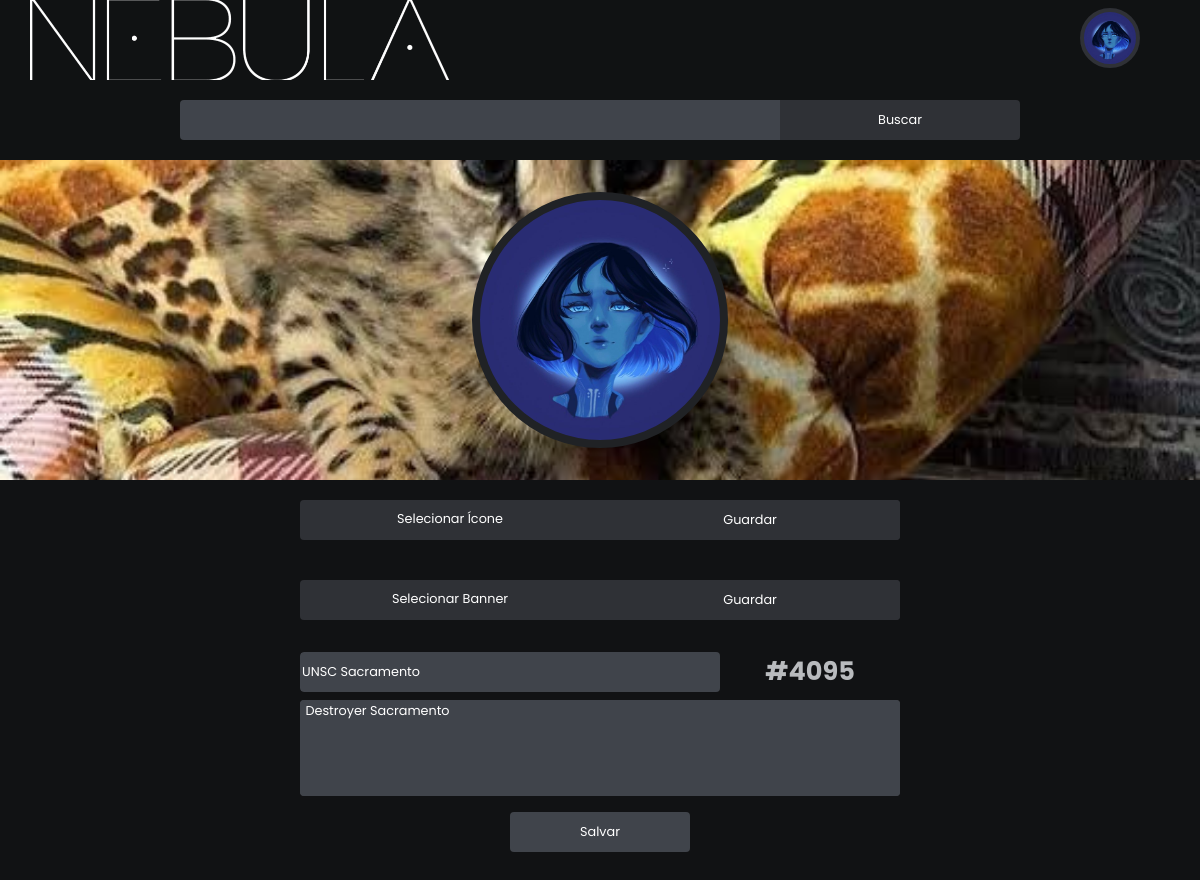
The app's page /editarperfil.php (signed in) with its own data.
### tables this page shows
CREATE TABLE `users` (
  `id` int(16) unsigned NOT NULL DEFAULT 0,
  `usuario` varchar(16) NOT NULL DEFAULT 'Nulo',
  `uid` varchar(4) NOT NULL DEFAULT '1000',
  `bio` varchar(450) DEFAULT 'T2zDoSwgZXUgc291IG5vdm8oYSkgbm8gTmVidWxhIQ==',
  `icon` varchar(20) NOT NULL DEFAULT 'df.png',
  `banner` varchar(20) NOT NULL DEFAULT 'df.jpg',
  `seguindo` int(10) unsigned NOT NULL DEFAULT 0,
  `seguidores` int(10) unsigned NOT NULL DEFAULT 0,
  `tipo` int(1) unsigned NOT NULL DEFAULT 0,
  PRIMARY KEY (`id`)
);

### editarperfil.php (the view, shortened to what this page needs)
<?php
include ("php/conexao.php");
$id = $_SESSION['id'];
$sql = "select * from users where id='$id'";
$result=mysqli_query($conn,$sql);
while($tabela=mysqli_fetch_array($result))
{
$usuario = $tabela["usuario"];
$uid = $tabela["uid"];
$bio = base64_decode($tabela["bio"]);
$banner = $tabela["banner"];
$icon = $tabela["icon"];
}
?>
<!DOCTYPE html>
<html lang='pt-br'>
  <head>
    <link rel='stylesheet' href='../css/eprofile.css'>
    <link rel='stylesheet' href='../css/estilo.css'>
  </head>
  <body>
    <?php
    $result=mysqli_query($conn,$sql);
    while($tabela=mysqli_fetch_array($result))
    {
    $icone = $tabela["icon"];
    $usuario = $tabela["usuario"];
    }
    include 'php/navmain.php';?>
    <div id="perfil">
      <?php
      echo "<div id='banner' style='background-image: url(img/user_banners/$banner'>
        <div id='icon' style='background-image: url(img/user_icons/$icon);'>
        </div>
        </div>";
        ?>
      <div id="icoban">
        <form class="icobanform" action="php/upico.php" enctype="multipart/form-data" method="post">
          <div class="icobanlabdiv">
            <label for="upico" class="icobanlab"> Selecionar Ícone </label>
          </div>
          <input class="icobanbtn" type="submit" value="Guardar">
        </form>
        <form class="icobanform" action="php/upban.php" enctype="multipart/form-data" method="post">
          <div class="icobanlabdiv">
            <label for="upban" class="icobanlab"> Selecionar Banner </label>
          </div>
          <input class="icobanbtn" type="submit" value="Guardar">
        </form>
      </div>
      <form action="php/attnomebio.php" method="post">
        <?php
        echo "<div class='inp'> <input type='text' value='$usuario' name='username' class='inptxt' placeholder='Nome de Usuário' minlength='4' maxlength='20' required> <div> <h1><b class='gray'>#$uid</b></h1> </div> </div>";
        echo "<div id='biodiv'> <textarea placeholder='Biografia' id='bioarea' name='bio' maxlength='150'> $bio </textarea> </div>";
        ?>
        <input id="editbtn" type="submit" value="Salvar">
      </form>
    </div>
  </body>
</html>

### php/navmain.php (shortened to what this page needs)
<div id="space"></div>
<div id="navbar">
  <form id="logo" action="principal.php" method="post"><input id="logobtn" type="submit" value=""></form>
  <form action="pesquisa.php" method="get" id="pesquisa">
    <div id="buscainp"> <input id="inp" type="text" name="busca" required> <input id="buscabtn" type="submit" value="Buscar"> </div>
  </form>
  <div id="navicodiv"> <?php echo "<div id='navico' onClick='openmenu();' style='background-image: url(img/user_icons/$icone);'> </div>"; ?> </div>
</div>

### css/eprofile.css (style rules this page uses)
#perfil { height: 90vh; width: 100vw; display: grid; grid-template-rows: 40vh 20vh 30vh; text-align: center; }
#banner { background-size: cover; background-position: center; }
#icon { height: 30vh; width: 30vh; background-size: cover; background-position: center; border-radius: 100%; border: 1vh solid #202225; margin-left: auto; margin-right: auto; margin-top: 4vh; }
.inp { margin-top: 1.5vh; margin-bottom: 1vh; height: 5vh; width: 30vw; border-radius: 0.5vh; background-color: #0000; margin-left: auto; margin-right: auto; display: grid; grid-template-columns: 23vw 7vw; transition: 0.3s; }
.inptxt { border: 0px solid #0000; border-radius: 0.5vh; background-color: #40444B; }
#editbtn { height: 5vh; width: 10vw; border: hidden; border-radius: 0.5vh; background-color: #40444B; margin-top: 1vh; margin-bottom: 1vh; transition: 0.3s; }
#biodiv { height: 12vh; width: 30vw; border-radius: 0.5vh; background-color: #40444B; margin-left: auto; margin-right: auto; display: grid; grid-template-columns: 30vw; margin-bottom: 1vh; }
#bioarea { border: 0px solid #0000; border-radius: 0.5vh 0vh 0vh 0.5vh; background-color: #40444B; resize: none; }
#icoban { display: grid; grid-template-rows: repeat(2, 10vh); }
.icobanform { background-color: #2F3136; border-radius: 0.5vh; margin-top: 2.5vh; margin-left: auto; margin-right: auto; height: 5vh; width: 20vw; transition: 0.3s; display: grid; grid-template-columns: 10vw 10vw; }
.icobanlabdiv { text-align: center; transition: 0.3s; display: grid; }
.icobanlab { margin-top: 1.2vh; }
.icobanbtn { background-color: #2F3136; border: none; height: 5vh; width: 10vw; transition: 0.3s; }
@media screen and (min-device-width: 430px) and (max-device-width: 1024px) { .inp { width: 50vw; grid-template-columns: 35vw 15vw; } }
@media screen and (min-device-width: 430px) and (max-device-width: 1024px) { #editbtn { height: 5vh; width: 15vw; } }
@media screen and (min-device-width: 430px) and (max-device-width: 1024px) { #biodiv { width: 50vw; grid-template-columns: 50vw; } }
@media screen and (min-device-width: 430px) and (max-device-width: 1024px) { .icobanform { width: 50vw; grid-template-columns: 25vw 25vw; } }
@media screen and (min-device-width: 430px) and (max-device-width: 1024px) { .icobanbtn { width: 25vw; } }

### css/estilo.css (style rules this page uses)
* { margin: 0; overflow-x: hidden; }
body { background-color: #111214; font-family: Poppins, sans-serif; font-size: 1.6vh; color: #fff; }
input { font-family: Poppins, sans-serif; font-size: 1.6vh; color: white; }
textarea { font-family: Poppins, sans-serif; font-size: 1.6vh; color: white; }
.gray { color: #B9BBBE; }

### records on screen
users: icon (picture), banner (picture), username "UNSC Sacramento", uid "4095", bio "Destroyer Sacramento"
